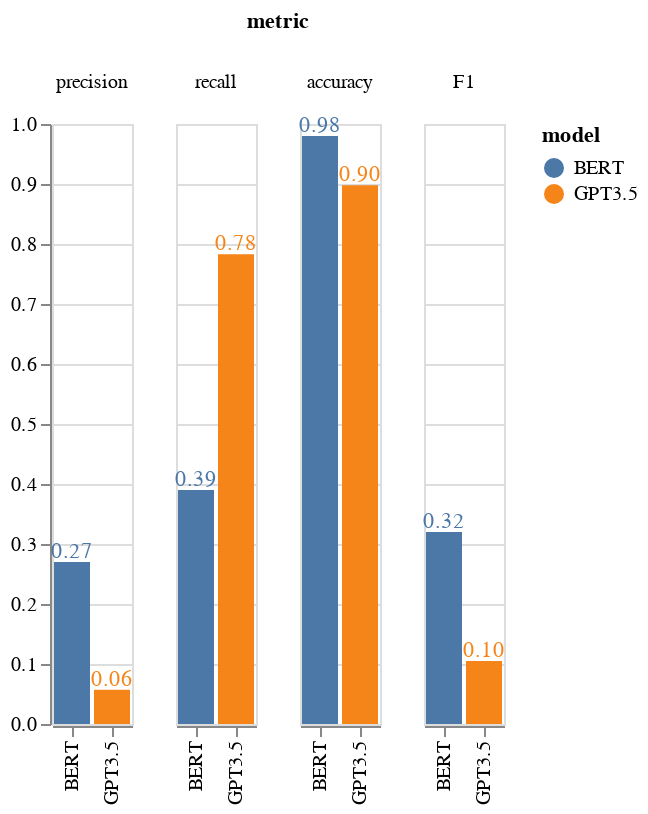

Notebook code cell kept with this figure:
### Code cell
metrics_plot = plot_metrics(metrics_manual_comparison)
metrics_plot

### Figure 1 — Vega-Lite specification as saved in the notebook (floating-point values rounded to 4 significant figures)
{"config": {"view": {"continuousWidth": 300, "continuousHeight": 300}}, "data": {"name": "data-947b31551f305b1605907f1cb5745409"}, "facet": {"column": {"field": "metric", "sort": ["precision", "recall", "f1"], "type": "nominal"}}, "spec": {"layer": [{"mark": {"type": "bar"}, "encoding": {"color": {"field": "model", "type": "nominal"}, "x": {"field": "model", "title": "", "type": "nominal"}, "y": {"field": "score", "title": "", "type": "quantitative"}}}, {"mark": {"type": "text", "color": "blue", "dx": 0, "dy": -5}, "encoding": {"color": {"field": "model", "type": "nominal"}, "detail": {"field": "score", "type": "quantitative"}, "text": {"field": "score", "format": ".2f", "type": "quantitative"}, "x": {"field": "model", "type": "nominal"}, "y": {"field": "score", "type": "quantitative"}}}]}, "$schema": "https://vega.github.io/schema/vega-lite/v5.14.1.json", "datasets": {"data-947b31551f305b1605907f1cb5745409": [{"model": "GPT3.5", "metric": "precision", "score": 0.057}, {"model": "BERT", "metric": "precision", "score": 0.27}, {"model": "GPT3.5", "metric": "recall", "score": 0.783}, {"model": "BERT", "metric": "recall", "score": 0.39}, {"model": "GPT3.5", "metric": "accuracy", "score": 0.898}, {"model": "BERT", "metric": "accuracy", "score": 0.98}, {"model": "GPT3.5", "metric": "F1", "score": 0.105}, {"model": "BERT", "metric": "F1", "score": 0.32}]}}
